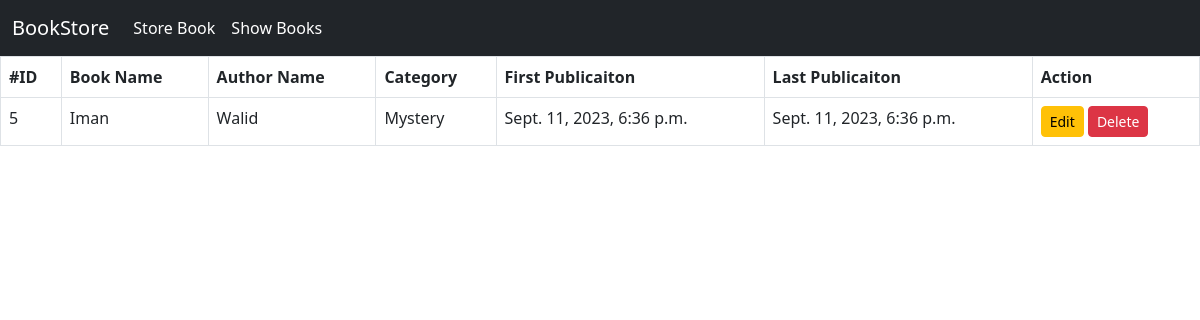
The page /book_details/5 on the database its author committed.
### book/models.py (models this page shows)
class BookStoreModel(models.Model):
    CATEGORY = (
    ('Mystery', 'Fiqh'),
    ('Thriller', 'Tafseer'),
    ('Sci-Fi', 'Quran'),
    ('Humor', 'Hadith'),
    ('Horror', 'spirituality'),
    )
    id = models.IntegerField(primary_key=True)
    book_name = models.CharField(max_length=30)
    author = models.CharField(max_length=30)
    category = models.CharField(max_length=30, choices=CATEGORY)
    first_pub = models.DateTimeField(auto_now_add=True)
    last_pub = models.DateTimeField(auto_now=True)

### book/views.py (the view)
# urls.py: path('book_details/<int:id>', views.BookDetailsView.as_view(), name='book_details'),
class BookDetailsView(DetailView):
    model = BookStoreModel
    template_name = 'book_details.html'
    context_object_name = 'item'
    pk_url_kwarg = 'id'

### book/templates/book_details.html
{% extends 'base.html' %} {% block content%}
<table class="table table-bordered">
  <thead>
    <tr>
      <th scope="col">#ID</th>
      <th scope="col">Book Name</th>
      <th scope="col">Author Name</th>
      <th scope="col">Category</th>
      <th scope="col">First Publicaiton</th>
      <th scope="col">Last Publicaiton</th>
      <th scope="col">Action</th>
    </tr>
  </thead>
  <tbody>
    <tr>
      <td>{{item.id}}</td>
      <td>{{item.book_name}}</td>
      <td>{{item.author}}</td>
      <td>{{item.category}}</td>
      <td>{{item.first_pub}}</td>
      <td>{{item.last_pub}}</td>
      <td><a href="{% url 'edit_book' pk=item.id %}" class='btn btn-warning btn-sm'>Edit</a> <a
          class='btn btn-danger btn-sm' href="{% url 'delete_book' pk=item.id %}">Delete</a> </td>
    </tr>
  </tbody>
</table>
{% endblock %}

### rows shown on the page
BookStoreModel: id "5", book_name "Iman", author "Walid", category "Mystery", first_pub "Sept. 11, 2023, 6:36 p.m.", last_pub "Sept. 11, 2023, 6:36 p.m."
